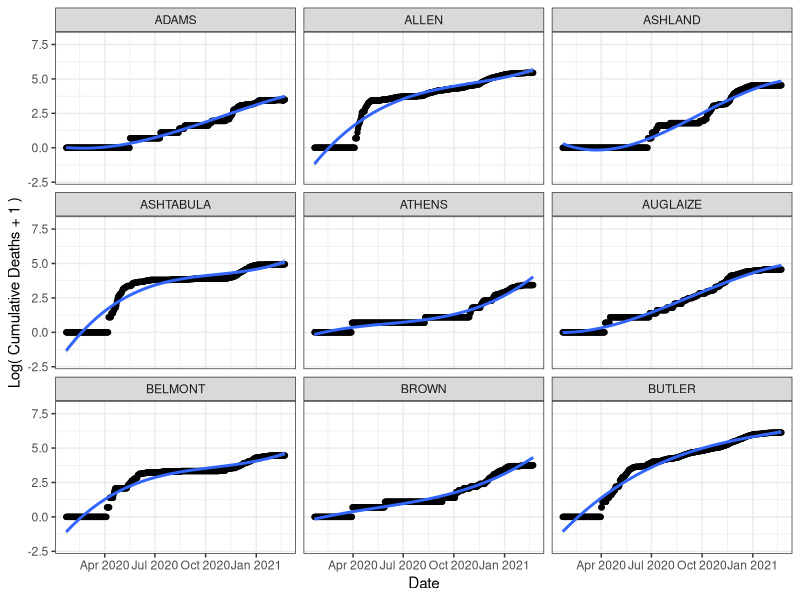
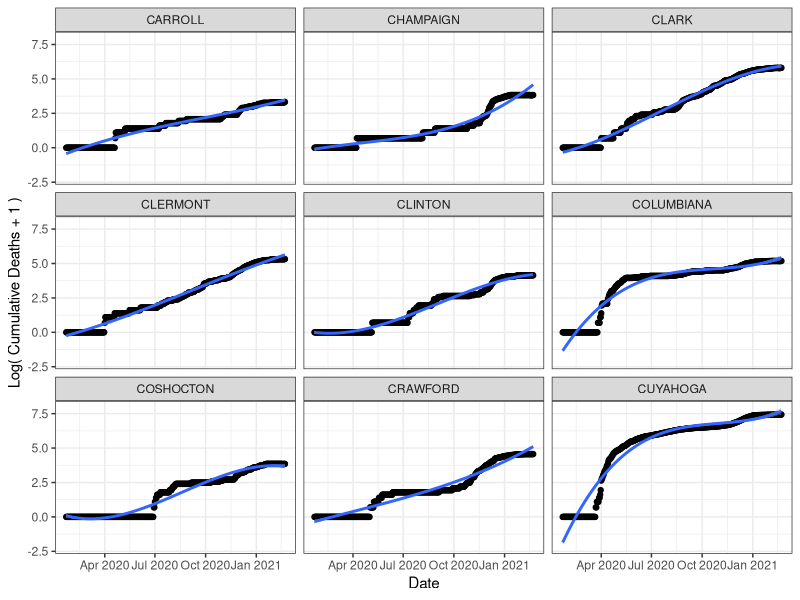
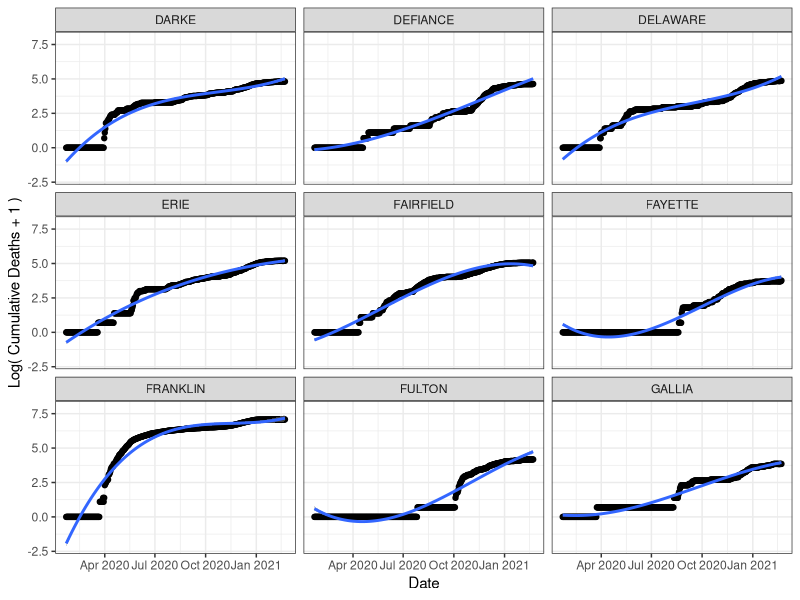
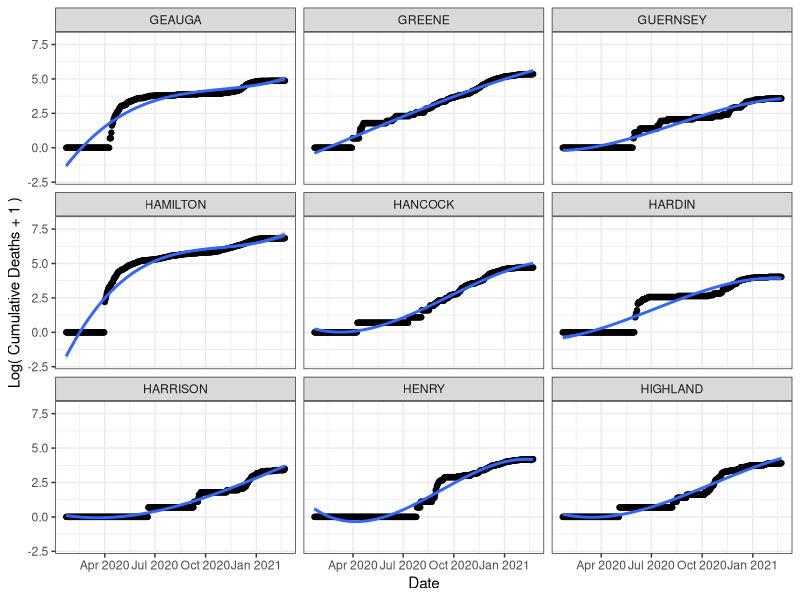
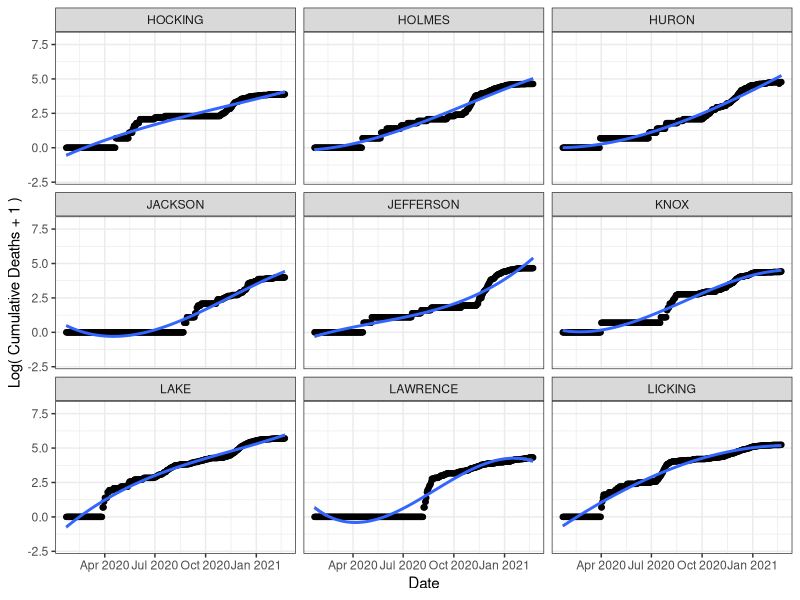
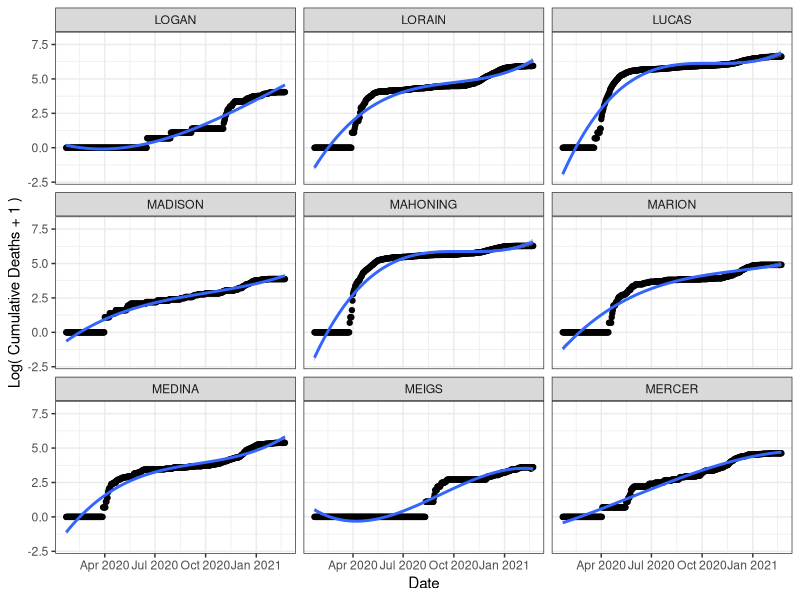
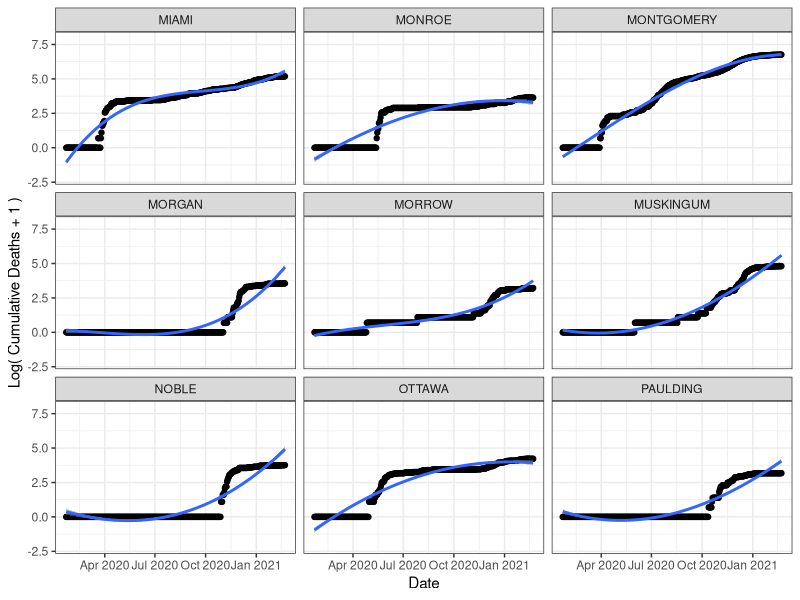
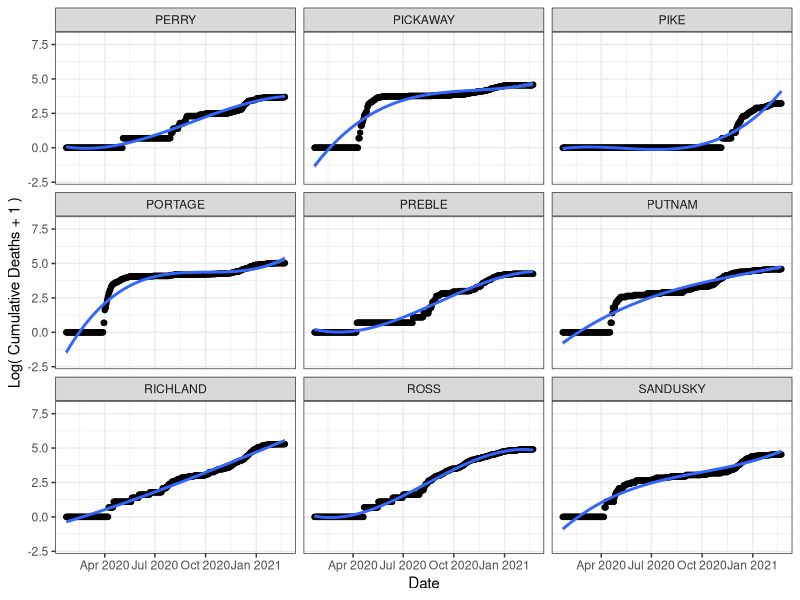

Recreate these plots in R, in order.
## ---- chunk 1
library(readxl)
library(tidyverse)
# read in OHIO_CASES_DATA
cases <- read_excel("COVID_CASES_OH_CNTY_20210223_pop.xlsx")
# convert dates
cases$DATE <- as.Date(cases$DATE, "%m/%d/%Y")
# remove UNASSIGNED and OUT OF OH data
cases <- cases%>%
  filter( (COUNTY != 'UNASSIGNED') & (COUNTY !='OUT OF OH'))%>%
  mutate(FIPS = str_sub(UID,start = 4,end = 8))%>%
  select(COUNTY,FIPS,DATE,CNTY_LAT,CNTY_LONG,POPULATION,CUMCONFIRMED,CUMDEATHS,NEWDEATHS,NEWCONFIRMED)

## ---- chunk 2
log_deaths_county_df <- cases %>%
  arrange(desc(POPULATION))%>%
  group_by(COUNTY) %>%
  mutate(log_deaths = log(CUMDEATHS + 1))

# all counties in order of descending population
all_counties <- unique(log_deaths_county_df$COUNTY) 
## ---- chunk 3
library(ggforce)
library(splines)
for(i in 1:10){
  p <- ggplot(log_deaths_county_df, aes(x = DATE, y = log_deaths)) + 
      geom_point() + 
      geom_smooth(method = "lm",formula = y ~ bs(x,3)) + 
      facet_wrap_paginate(~COUNTY, ncol = 3, nrow = 3, page = i)+ 
      theme_bw() + 
      labs(x = "Date", y = "Log( Cumulative Deaths + 1 )")
  print(p)
  cat("\n\n\\newpage\n")
}
